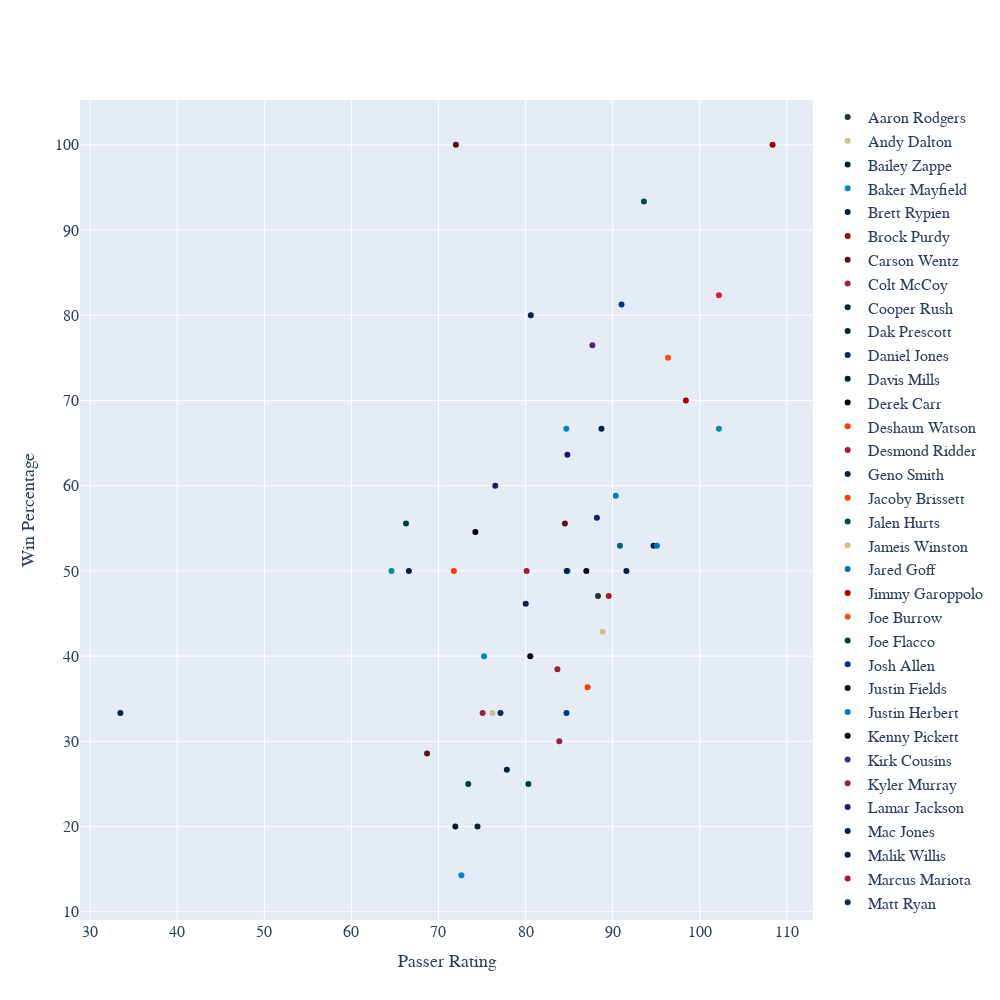

Here is the notebook cell this chart was saved with:
### Code cell
showAVGPRvsWinPerc(dfQBDifRec3)

### Figure 1 — Plotly figure (JSON) as saved in the notebook; plotly's stock layout.template omitted (floating-point values rounded to 4 significant figures)
{"data": [{"hovertemplate": "<b>Aaron Rodgers</b><br>%{y}% win rate with %{x} Passer Rating<extra></extra>", "line": {"color": "#203731"}, "mode": "markers", "name": "Aaron Rodgers", "type": "scatter", "x": [88.32], "y": [47.06]}, {"hovertemplate": "<b>Andy Dalton</b><br>%{y}% win rate with %{x} Passer Rating<extra></extra>", "line": {"color": "#D3BC8D"}, "mode": "markers", "name": "Andy Dalton", "type": "scatter", "x": [88.85], "y": [42.86]}, {"hovertemplate": "<b>Bailey Zappe</b><br>%{y}% win rate with %{x} Passer Rating<extra></extra>", "line": {"color": "#002244"}, "mode": "markers", "name": "Bailey Zappe", "type": "scatter", "x": [91.58], "y": [50]}, {"hovertemplate": "<b>Baker Mayfield</b><br>%{y}% win rate with %{x} Passer Rating<extra></extra>", "line": {"color": "#0085CA"}, "mode": "markers", "name": "Baker Mayfield", "type": "scatter", "x": [72.63, 75.24], "y": [14.29, 40]}, {"hovertemplate": "<b>Brett Rypien</b><br>%{y}% win rate with %{x} Passer Rating<extra></extra>", "line": {"color": "#002244"}, "mode": "markers", "name": "Brett Rypien", "type": "scatter", "x": [66.6], "y": [50]}, {"hovertemplate": "<b>Brock Purdy</b><br>%{y}% win rate with %{x} Passer Rating<extra></extra>", "line": {"color": "#AA0000"}, "mode": "markers", "name": "Brock Purdy", "type": "scatter", "x": [108.4], "y": [100]}, {"hovertemplate": "<b>Carson Wentz</b><br>%{y}% win rate with %{x} Passer Rating<extra></extra>", "line": {"color": "#5A1414"}, "mode": "markers", "name": "Carson Wentz", "type": "scatter", "x": [68.69], "y": [28.57]}, {"hovertemplate": "<b>Colt McCoy</b><br>%{y}% win rate with %{x} Passer Rating<extra></extra>", "line": {"color": "#97233F"}, "mode": "markers", "name": "Colt McCoy", "type": "scatter", "x": [75.07], "y": [33.33]}, {"hovertemplate": "<b>Cooper Rush</b><br>%{y}% win rate with %{x} Passer Rating<extra></extra>", "line": {"color": "#002244"}, "mode": "markers", "name": "Cooper Rush", "type": "scatter", "x": [80.6], "y": [80]}, {"hovertemplate": "<b>Dak Prescott</b><br>%{y}% win rate with %{x} Passer Rating<extra></extra>", "line": {"color": "#002244"}, "mode": "markers", "name": "Dak Prescott", "type": "scatter", "x": [88.72], "y": [66.67]}, {"hovertemplate": "<b>Daniel Jones</b><br>%{y}% win rate with %{x} Passer Rating<extra></extra>", "line": {"color": "#0B2265"}, "mode": "markers", "name": "Daniel Jones", "type": "scatter", "x": [88.19], "y": [56.25]}, {"hovertemplate": "<b>Davis Mills</b><br>%{y}% win rate with %{x} Passer Rating<extra></extra>", "line": {"color": "#03202F"}, "mode": "markers", "name": "Davis Mills", "type": "scatter", "x": [74.48], "y": [20]}, {"hovertemplate": "<b>Derek Carr</b><br>%{y}% win rate with %{x} Passer Rating<extra></extra>", "line": {"color": "#000000"}, "mode": "markers", "name": "Derek Carr", "type": "scatter", "x": [80.54], "y": [40]}, {"hovertemplate": "<b>Deshaun Watson</b><br>%{y}% win rate with %{x} Passer Rating<extra></extra>", "line": {"color": "#FF3C00"}, "mode": "markers", "name": "Deshaun Watson", "type": "scatter", "x": [71.77], "y": [50]}, {"hovertemplate": "<b>Desmond Ridder</b><br>%{y}% win rate with %{x} Passer Rating<extra></extra>", "line": {"color": "#A71930"}, "mode": "markers", "name": "Desmond Ridder", "type": "scatter", "x": [80.12], "y": [50]}, {"hovertemplate": "<b>Geno Smith</b><br>%{y}% win rate with %{x} Passer Rating<extra></extra>", "line": {"color": "#002244"}, "mode": "markers", "name": "Geno Smith", "type": "scatter", "x": [94.69], "y": [52.94]}, {"hovertemplate": "<b>Jacoby Brissett</b><br>%{y}% win rate with %{x} Passer Rating<extra></extra>", "line": {"color": "#FF3C00"}, "mode": "markers", "name": "Jacoby Brissett", "type": "scatter", "x": [87.12], "y": [36.36]}, {"hovertemplate": "<b>Jalen Hurts</b><br>%{y}% win rate with %{x} Passer Rating<extra></extra>", "line": {"color": "#004C54"}, "mode": "markers", "name": "Jalen Hurts", "type": "scatter", "x": [93.59], "y": [93.33]}, {"hovertemplate": "<b>Jameis Winston</b><br>%{y}% win rate with %{x} Passer Rating<extra></extra>", "line": {"color": "#D3BC8D"}, "mode": "markers", "name": "Jameis Winston", "type": "scatter", "x": [76.2], "y": [33.33]}, {"hovertemplate": "<b>Jared Goff</b><br>%{y}% win rate with %{x} Passer Rating<extra></extra>", "line": {"color": "#0076B6"}, "mode": "markers", "name": "Jared Goff", "type": "scatter", "x": [95.09], "y": [52.94]}, {"hovertemplate": "<b>Jimmy Garoppolo</b><br>%{y}% win rate with %{x} Passer Rating<extra></extra>", "line": {"color": "#AA0000"}, "mode": "markers", "name": "Jimmy Garoppolo", "type": "scatter", "x": [98.41], "y": [70]}, {"hovertemplate": "<b>Joe Burrow</b><br>%{y}% win rate with %{x} Passer Rating<extra></extra>", "line": {"color": "#FB4F14"}, "mode": "markers", "name": "Joe Burrow", "type": "scatter", "x": [96.37], "y": [75]}, {"hovertemplate": "<b>Joe Flacco</b><br>%{y}% win rate with %{x} Passer Rating<extra></extra>", "line": {"color": "#003F2D"}, "mode": "markers", "name": "Joe Flacco", "type": "scatter", "x": [73.42], "y": [25]}, {"hovertemplate": "<b>Josh Allen</b><br>%{y}% win rate with %{x} Passer Rating<extra></extra>", "line": {"color": "#00338D"}, "mode": "markers", "name": "Josh Allen", "type": "scatter", "x": [91.02], "y": [81.25]}, {"hovertemplate": "<b>Justin Fields</b><br>%{y}% win rate with %{x} Passer Rating<extra></extra>", "line": {"color": "#0B162A"}, "mode": "markers", "name": "Justin Fields", "type": "scatter", "x": [71.93], "y": [20]}, {"hovertemplate": "<b>Justin Herbert</b><br>%{y}% win rate with %{x} Passer Rating<extra></extra>", "line": {"color": "#007BC7"}, "mode": "markers", "name": "Justin Herbert", "type": "scatter", "x": [90.36], "y": [58.82]}, {"hovertemplate": "<b>Kenny Pickett</b><br>%{y}% win rate with %{x} Passer Rating<extra></extra>", "line": {"color": "#000000"}, "mode": "markers", "name": "Kenny Pickett", "type": "scatter", "x": [74.23], "y": [54.55]}, {"hovertemplate": "<b>Kirk Cousins</b><br>%{y}% win rate with %{x} Passer Rating<extra></extra>", "line": {"color": "#4F2683"}, "mode": "markers", "name": "Kirk Cousins", "type": "scatter", "x": [87.67], "y": [76.47]}, {"hovertemplate": "<b>Kyler Murray</b><br>%{y}% win rate with %{x} Passer Rating<extra></extra>", "line": {"color": "#97233F"}, "mode": "markers", "name": "Kyler Murray", "type": "scatter", "x": [83.87], "y": [30]}, {"hovertemplate": "<b>Lamar Jackson</b><br>%{y}% win rate with %{x} Passer Rating<extra></extra>", "line": {"color": "#241773"}, "mode": "markers", "name": "Lamar Jackson", "type": "scatter", "x": [84.8], "y": [63.64]}, {"hovertemplate": "<b>Mac Jones</b><br>%{y}% win rate with %{x} Passer Rating<extra></extra>", "line": {"color": "#002244"}, "mode": "markers", "name": "Mac Jones", "type": "scatter", "x": [80.02], "y": [46.15]}, {"hovertemplate": "<b>Malik Willis</b><br>%{y}% win rate with %{x} Passer Rating<extra></extra>", "line": {"color": "#002244"}, "mode": "markers", "name": "Malik Willis", "type": "scatter", "x": [33.47], "y": [33.33]}, {"hovertemplate": "<b>Marcus Mariota</b><br>%{y}% win rate with %{x} Passer Rating<extra></extra>", "line": {"color": "#A71930"}, "mode": "markers", "name": "Marcus Mariota", "type": "scatter", "x": [83.66], "y": [38.46]}, {"hovertemplate": "<b>Matt Ryan</b><br>%{y}% win rate with %{x} Passer Rating<extra></extra>", "line": {"color": "#002C5F"}, "mode": "markers", "name": "Matt Ryan", "type": "scatter", "x": [77.12], "y": [33.33]}, {"hovertemplate": "<b>Matthew Stafford</b><br>%{y}% win rate with %{x} Passer Rating<extra></extra>", "line": {"color": "#003594"}, "mode": "markers", "name": "Matthew Stafford", "type": "scatter", "x": [84.7], "y": [33.33]}, {"hovertemplate": "<b>Mike White</b><br>%{y}% win rate with %{x} Passer Rating<extra></extra>", "line": {"color": "#003F2D"}, "mode": "markers", "name": "Mike White", "type": "scatter", "x": [80.32], "y": [25]}, {"hovertemplate": "<b>Mitchell Trubisky</b><br>%{y}% win rate with %{x} Passer Rating<extra></extra>", "line": {"color": "#000000"}, "mode": "markers", "name": "Mitchell Trubisky", "type": "scatter", "x": [86.98], "y": [50]}, {"hovertemplate": "<b>Patrick Mahomes</b><br>%{y}% win rate with %{x} Passer Rating<extra></extra>", "line": {"color": "#E31837"}, "mode": "markers", "name": "Patrick Mahomes", "type": "scatter", "x": [102.2], "y": [82.35]}, {"hovertemplate": "<b>Phillip Walker</b><br>%{y}% win rate with %{x} Passer Rating<extra></extra>", "line": {"color": "#0085CA"}, "mode": "markers", "name": "Phillip Walker", "type": "scatter", "x": [84.82], "y": [50]}, {"hovertemplate": "<b>Russell Wilson</b><br>%{y}% win rate with %{x} Passer Rating<extra></extra>", "line": {"color": "#002244"}, "mode": "markers", "name": "Russell Wilson", "type": "scatter", "x": [77.85], "y": [26.67]}, {"hovertemplate": "<b>Ryan Tannehill</b><br>%{y}% win rate with %{x} Passer Rating<extra></extra>", "line": {"color": "#002244"}, "mode": "markers", "name": "Ryan Tannehill", "type": "scatter", "x": [84.73], "y": [50]}, {"hovertemplate": "<b>Sam Darnold</b><br>%{y}% win rate with %{x} Passer Rating<extra></extra>", "line": {"color": "#0085CA"}, "mode": "markers", "name": "Sam Darnold", "type": "scatter", "x": [84.68], "y": [66.67]}, {"hovertemplate": "<b>Sam Howell</b><br>%{y}% win rate with %{x} Passer Rating<extra></extra>", "line": {"color": "#5A1414"}, "mode": "markers", "name": "Sam Howell", "type": "scatter", "x": [72], "y": [100]}, {"hovertemplate": "<b>Skylar Thompson</b><br>%{y}% win rate with %{x} Passer Rating<extra></extra>", "line": {"color": "#008E97"}, "mode": "markers", "name": "Skylar Thompson", "type": "scatter", "x": [64.6], "y": [50]}, {"hovertemplate": "<b>Taylor Heinicke</b><br>%{y}% win rate with %{x} Passer Rating<extra></extra>", "line": {"color": "#5A1414"}, "mode": "markers", "name": "Taylor Heinicke", "type": "scatter", "x": [84.52], "y": [55.56]}, {"hovertemplate": "<b>Tom Brady</b><br>%{y}% win rate with %{x} Passer Rating<extra></extra>", "line": {"color": "#A71930"}, "mode": "markers", "name": "Tom Brady", "type": "scatter", "x": [89.55], "y": [47.06]}, {"hovertemplate": "<b>Trevor Lawrence</b><br>%{y}% win rate with %{x} Passer Rating<extra></extra>", "line": {"color": "#006778"}, "mode": "markers", "name": "Trevor Lawrence", "type": "scatter", "x": [90.84], "y": [52.94]}, {"hovertemplate": "<b>Tua Tagovailoa</b><br>%{y}% win rate with %{x} Passer Rating<extra></extra>", "line": {"color": "#008E97"}, "mode": "markers", "name": "Tua Tagovailoa", "type": "scatter", "x": [102.2], "y": [66.67]}, {"hovertemplate": "<b>Tyler Huntley</b><br>%{y}% win rate with %{x} Passer Rating<extra></extra>", "line": {"color": "#241773"}, "mode": "markers", "name": "Tyler Huntley", "type": "scatter", "x": [76.52], "y": [60]}, {"hovertemplate": "<b>Zach Wilson</b><br>%{y}% win rate with %{x} Passer Rating<extra></extra>", "line": {"color": "#003F2D"}, "mode": "markers", "name": "Zach Wilson", "type": "scatter", "x": [66.27], "y": [55.56]}], "layout": {"font": {"family": "Averta, sans-serif"}, "height": 1000, "hoverlabel": {"font": {"family": "Averta, sans-serif", "size": 16}}, "legend": {"font": {"size": 16}}, "width": 1000, "xaxis": {"tickfont": {"size": 16}, "title": {"font": {"size": 18}, "text": "Passer Rating"}}, "yaxis": {"tickfont": {"size": 16}, "title": {"font": {"size": 18}, "text": "Win Percentage"}}}}
